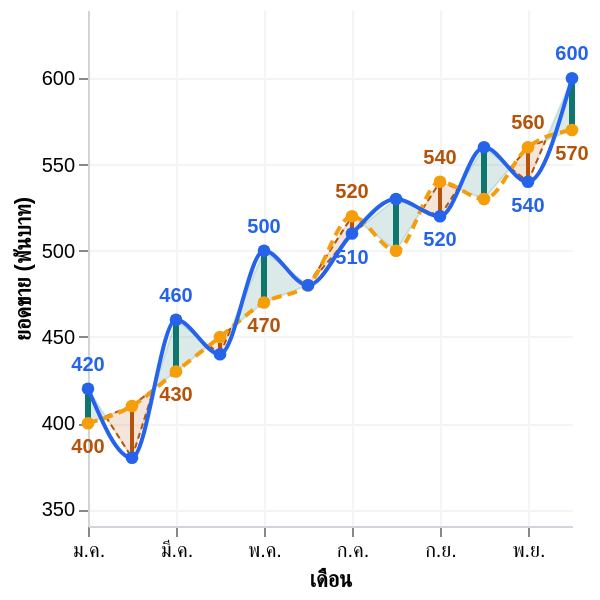

Write a Vega-Lite specification for this figure.
### Vega-Lite specification from a JSON file in a GitHub repository (floating-point values rounded to 4 significant figures)
{"$schema": "https://vega.github.io/schema/vega-lite/v6.json", "description": "Dual-Line Variance Chart - STATIC TEST variant of dual-line-variance-final.vl.json with inline data.values (the computed Workshop PlotData) for QA/browser testing outside Power BI. Do not paste this file into Deneb - use dual-line-variance-final.vl.json there (data.name=\"dataset\", no inline values).", "width": "container", "height": "container", "autosize": {"type": "fit", "contains": "padding", "resize": true}, "data": {"name": "dataset", "values": [{"Row_Type": "Original", "Category": "ม.ค.", "Sort_Order": 1, "Actual": 420, "Reference": 400, "Plot_Position": 1, "Plot_Actual": 420, "Plot_Reference": 400, "Segment_ID": null, "Run_Sign": null, "Business_Type": "Higher is Good", "Filter_Key": "ม.ค."}, {"Row_Type": "Original", "Category": "ก.พ.", "Sort_Order": 2, "Actual": 380, "Reference": 410, "Plot_Position": 2, "Plot_Actual": 380, "Plot_Reference": 410, "Segment_ID": null, "Run_Sign": null, "Business_Type": "Higher is Good", "Filter_Key": "ก.พ."}, {"Row_Type": "Original", "Category": "มี.ค.", "Sort_Order": 3, "Actual": 460, "Reference": 430, "Plot_Position": 3, "Plot_Actual": 460, "Plot_Reference": 430, "Segment_ID": null, "Run_Sign": null, "Business_Type": "Higher is Good", "Filter_Key": "มี.ค."}, {"Row_Type": "Original", "Category": "เม.ย.", "Sort_Order": 4, "Actual": 440, "Reference": 450, "Plot_Position": 4, "Plot_Actual": 440, "Plot_Reference": 450, "Segment_ID": null, "Run_Sign": null, "Business_Type": "Higher is Good", "Filter_Key": "เม.ย."}, {"Row_Type": "Original", "Category": "พ.ค.", "Sort_Order": 5, "Actual": 500, "Reference": 470, "Plot_Position": 5, "Plot_Actual": 500, "Plot_Reference": 470, "Segment_ID": null, "Run_Sign": null, "Business_Type": "Higher is Good", "Filter_Key": "พ.ค."}, {"Row_Type": "Original", "Category": "มิ.ย.", "Sort_Order": 6, "Actual": 480, "Reference": 480, "Plot_Position": 6, "Plot_Actual": 480, "Plot_Reference": 480, "Segment_ID": null, "Run_Sign": null, "Business_Type": "Higher is Good", "Filter_Key": "มิ.ย."}, {"Row_Type": "Original", "Category": "ก.ค.", "Sort_Order": 7, "Actual": 510, "Reference": 520, "Plot_Position": 7, "Plot_Actual": 510, "Plot_Reference": 520, "Segment_ID": null, "Run_Sign": null, "Business_Type": "Higher is Good", "Filter_Key": "ก.ค."}, {"Row_Type": "Original", "Category": "ส.ค.", "Sort_Order": 8, "Actual": 530, "Reference": 500, "Plot_Position": 8, "Plot_Actual": 530, "Plot_Reference": 500, "Segment_ID": null, "Run_Sign": null, "Business_Type": "Higher is Good", "Filter_Key": "ส.ค."}, {"Row_Type": "Original", "Category": "ก.ย.", "Sort_Order": 9, "Actual": 520, "Reference": 540, "Plot_Position": 9, "Plot_Actual": 520, "Plot_Reference": 540, "Segment_ID": null, "Run_Sign": null, "Business_Type": "Higher is Good", "Filter_Key": "ก.ย."}, {"Row_Type": "Original", "Category": "ต.ค.", "Sort_Order": 10, "Actual": 560, "Reference": 530, "Plot_Position": 10, "Plot_Actual": 560, "Plot_Reference": 530, "Segment_ID": null, "Run_Sign": null, "Business_Type": "Higher is Good", "Filter_Key": "ต.ค."}, {"Row_Type": "Original", "Category": "พ.ย.", "Sort_Order": 11, "Actual": 540, "Reference": 560, "Plot_Position": 11, "Plot_Actual": 540, "Plot_Reference": 560, "Segment_ID": null, "Run_Sign": null, "Business_Type": "Higher is Good", "Filter_Key": "พ.ย."}, {"Row_Type": "Original", "Category": "ธ.ค.", "Sort_Order": 12, "Actual": 600, "Reference": 570, "Plot_Position": 12, "Plot_Actual": 600, "Plot_Reference": 570, "Segment_ID": null, "Run_Sign": null, "Business_Type": "Higher is Good", "Filter_Key": "ธ.ค."}, {"Row_Type": "Boundary", "Category": null, "Sort_Order": null, "Actual": null, "Reference": null, "Plot_Position": 1, "Plot_Actual": 420, "Plot_Reference": 400, "Segment_ID": "0-a", "Run_Sign": 1, "Business_Type": "Higher is Good", "Filter_Key": "ม.ค."}, {"Row_Type": "Crossing", "Category": null, "Sort_Order": null, "Actual": null, "Reference": null, "Plot_Position": 1.4, "Plot_Actual": 404, "Plot_Reference": 404, "Segment_ID": "0-a", "Run_Sign": 1, "Business_Type": "Higher is Good", "Filter_Key": "ม.ค."}, {"Row_Type": "Crossing", "Category": null, "Sort_Order": null, "Actual": null, "Reference": null, "Plot_Position": 1.4, "Plot_Actual": 404, "Plot_Reference": 404, "Segment_ID": "0-b", "Run_Sign": -1, "Business_Type": "Higher is Good", "Filter_Key": "ม.ค."}, {"Row_Type": "Boundary", "Category": null, "Sort_Order": null, "Actual": null, "Reference": null, "Plot_Position": 2, "Plot_Actual": 380, "Plot_Reference": 410, "Segment_ID": "0-b", "Run_Sign": -1, "Business_Type": "Higher is Good", "Filter_Key": "ม.ค."}, {"Row_Type": "Boundary", "Category": null, "Sort_Order": null, "Actual": null, "Reference": null, "Plot_Position": 2, "Plot_Actual": 380, "Plot_Reference": 410, "Segment_ID": "1-a", "Run_Sign": -1, "Business_Type": "Higher is Good", "Filter_Key": "ก.พ."}, {"Row_Type": "Crossing", "Category": null, "Sort_Order": null, "Actual": null, "Reference": null, "Plot_Position": 2.5, "Plot_Actual": 420, "Plot_Reference": 420, "Segment_ID": "1-a", "Run_Sign": -1, "Business_Type": "Higher is Good", "Filter_Key": "ก.พ."}, {"Row_Type": "Crossing", "Category": null, "Sort_Order": null, "Actual": null, "Reference": null, "Plot_Position": 2.5, "Plot_Actual": 420, "Plot_Reference": 420, "Segment_ID": "1-b", "Run_Sign": 1, "Business_Type": "Higher is Good", "Filter_Key": "ก.พ."}, {"Row_Type": "Boundary", "Category": null, "Sort_Order": null, "Actual": null, "Reference": null, "Plot_Position": 3, "Plot_Actual": 460, "Plot_Reference": 430, "Segment_ID": "1-b", "Run_Sign": 1, "Business_Type": "Higher is Good", "Filter_Key": "ก.พ."}, {"Row_Type": "Boundary", "Category": null, "Sort_Order": null, "Actual": null, "Reference": null, "Plot_Position": 3, "Plot_Actual": 460, "Plot_Reference": 430, "Segment_ID": "2-a", "Run_Sign": 1, "Business_Type": "Higher is Good", "Filter_Key": "มี.ค."}, {"Row_Type": "Crossing", "Category": null, "Sort_Order": null, "Actual": null, "Reference": null, "Plot_Position": 3.75, "Plot_Actual": 445, "Plot_Reference": 445, "Segment_ID": "2-a", "Run_Sign": 1, "Business_Type": "Higher is Good", "Filter_Key": "มี.ค."}, {"Row_Type": "Crossing", "Category": null, "Sort_Order": null, "Actual": null, "Reference": null, "Plot_Position": 3.75, "Plot_Actual": 445, "Plot_Reference": 445, "Segment_ID": "2-b", "Run_Sign": -1, "Business_Type": "Higher is Good", "Filter_Key": "มี.ค."}, {"Row_Type": "Boundary", "Category": null, "Sort_Order": null, "Actual": null, "Reference": null, "Plot_Position": 4, "Plot_Actual": 440, "Plot_Reference": 450, "Segment_ID": "2-b", "Run_Sign": -1, "Business_Type": "Higher is Good", "Filter_Key": "มี.ค."}, {"Row_Type": "Boundary", "Category": null, "Sort_Order": null, "Actual": null, "Reference": null, "Plot_Position": 4, "Plot_Actual": 440, "Plot_Reference": 450, "Segment_ID": "3-a", "Run_Sign": -1, "Business_Type": "Higher is Good", "Filter_Key": "เม.ย."}, {"Row_Type": "Crossing", "Category": null, "Sort_Order": null, "Actual": null, "Reference": null, "Plot_Position": 4.25, "Plot_Actual": 455, "Plot_Reference": 455, "Segment_ID": "3-a", "Run_Sign": -1, "Business_Type": "Higher is Good", "Filter_Key": "เม.ย."}, {"Row_Type": "Crossing", "Category": null, "Sort_Order": null, "Actual": null, "Reference": null, "Plot_Position": 4.25, "Plot_Actual": 455, "Plot_Reference": 455, "Segment_ID": "3-b", "Run_Sign": 1, "Business_Type": "Higher is Good", "Filter_Key": "เม.ย."}, {"Row_Type": "Boundary", "Category": null, "Sort_Order": null, "Actual": null, "Reference": null, "Plot_Position": 5, "Plot_Actual": 500, "Plot_Reference": 470, "Segment_ID": "3-b", "Run_Sign": 1, "Business_Type": "Higher is Good", "Filter_Key": "เม.ย."}, {"Row_Type": "Boundary", "Category": null, "Sort_Order": null, "Actual": null, "Reference": null, "Plot_Position": 5, "Plot_Actual": 500, "Plot_Reference": 470, "Segment_ID": "4", "Run_Sign": 1, "Business_Type": "Higher is Good", "Filter_Key": "พ.ค."}, {"Row_Type": "Boundary", "Category": null, "Sort_Order": null, "Actual": null, "Reference": null, "Plot_Position": 6, "Plot_Actual": 480, "Plot_Reference": 480, "Segment_ID": "4", "Run_Sign": 1, "Business_Type": "Higher is Good", "Filter_Key": "พ.ค."}, {"Row_Type": "Boundary", "Category": null, "Sort_Order": null, "Actual": null, "Reference": null, "Plot_Position": 6, "Plot_Actual": 480, "Plot_Reference": 480, "Segment_ID": "5", "Run_Sign": -1, "Business_Type": "Higher is Good", "Filter_Key": "มิ.ย."}, {"Row_Type": "Boundary", "Category": null, "Sort_Order": null, "Actual": null, "Reference": null, "Plot_Position": 7, "Plot_Actual": 510, "Plot_Reference": 520, "Segment_ID": "5", "Run_Sign": -1, "Business_Type": "Higher is Good", "Filter_Key": "มิ.ย."}, {"Row_Type": "Boundary", "Category": null, "Sort_Order": null, "Actual": null, "Reference": null, "Plot_Position": 7, "Plot_Actual": 510, "Plot_Reference": 520, "Segment_ID": "6-a", "Run_Sign": -1, "Business_Type": "Higher is Good", "Filter_Key": "ก.ค."}, {"Row_Type": "Crossing", "Category": null, "Sort_Order": null, "Actual": null, "Reference": null, "Plot_Position": 7.25, "Plot_Actual": 515, "Plot_Reference": 515, "Segment_ID": "6-a", "Run_Sign": -1, "Business_Type": "Higher is Good", "Filter_Key": "ก.ค."}, {"Row_Type": "Crossing", "Category": null, "Sort_Order": null, "Actual": null, "Reference": null, "Plot_Position": 7.25, "Plot_Actual": 515, "Plot_Reference": 515, "Segment_ID": "6-b", "Run_Sign": 1, "Business_Type": "Higher is Good", "Filter_Key": "ก.ค."}, {"Row_Type": "Boundary", "Category": null, "Sort_Order": null, "Actual": null, "Reference": null, "Plot_Position": 8, "Plot_Actual": 530, "Plot_Reference": 500, "Segment_ID": "6-b", "Run_Sign": 1, "Business_Type": "Higher is Good", "Filter_Key": "ก.ค."}, {"Row_Type": "Boundary", "Category": null, "Sort_Order": null, "Actual": null, "Reference": null, "Plot_Position": 8, "Plot_Actual": 530, "Plot_Reference": 500, "Segment_ID": "7-a", "Run_Sign": 1, "Business_Type": "Higher is Good", "Filter_Key": "ส.ค."}, {"Row_Type": "Crossing", "Category": null, "Sort_Order": null, "Actual": null, "Reference": null, "Plot_Position": 8.6, "Plot_Actual": 524, "Plot_Reference": 524, "Segment_ID": "7-a", "Run_Sign": 1, "Business_Type": "Higher is Good", "Filter_Key": "ส.ค."}, {"Row_Type": "Crossing", "Category": null, "Sort_Order": null, "Actual": null, "Reference": null, "Plot_Position": 8.6, "Plot_Actual": 524, "Plot_Reference": 524, "Segment_ID": "7-b", "Run_Sign": -1, "Business_Type": "Higher is Good", "Filter_Key": "ส.ค."}, {"Row_Type": "Boundary", "Category": null, "Sort_Order": null, "Actual": null, "Reference": null, "Plot_Position": 9, "Plot_Actual": 520, "Plot_Reference": 540, "Segment_ID": "7-b", "Run_Sign": -1, "Business_Type": "Higher is Good", "Filter_Key": "ส.ค."}, {"Row_Type": "Boundary", "Category": null, "Sort_Order": null, "Actual": null, "Reference": null, "Plot_Position": 9, "Plot_Actual": 520, "Plot_Reference": 540, "Segment_ID": "8-a", "Run_Sign": -1, "Business_Type": "Higher is Good", "Filter_Key": "ก.ย."}, {"Row_Type": "Crossing", "Category": null, "Sort_Order": null, "Actual": null, "Reference": null, "Plot_Position": 9.4, "Plot_Actual": 536, "Plot_Reference": 536, "Segment_ID": "8-a", "Run_Sign": -1, "Business_Type": "Higher is Good", "Filter_Key": "ก.ย."}, {"Row_Type": "Crossing", "Category": null, "Sort_Order": null, "Actual": null, "Reference": null, "Plot_Position": 9.4, "Plot_Actual": 536, "Plot_Reference": 536, "Segment_ID": "8-b", "Run_Sign": 1, "Business_Type": "Higher is Good", "Filter_Key": "ก.ย."}, {"Row_Type": "Boundary", "Category": null, "Sort_Order": null, "Actual": null, "Reference": null, "Plot_Position": 10, "Plot_Actual": 560, "Plot_Reference": 530, "Segment_ID": "8-b", "Run_Sign": 1, "Business_Type": "Higher is Good", "Filter_Key": "ก.ย."}, {"Row_Type": "Boundary", "Category": null, "Sort_Order": null, "Actual": null, "Reference": null, "Plot_Position": 10, "Plot_Actual": 560, "Plot_Reference": 530, "Segment_ID": "9-a", "Run_Sign": 1, "Business_Type": "Higher is Good", "Filter_Key": "ต.ค."}, {"Row_Type": "Crossing", "Category": null, "Sort_Order": null, "Actual": null, "Reference": null, "Plot_Position": 10.6, "Plot_Actual": 548, "Plot_Reference": 548, "Segment_ID": "9-a", "Run_Sign": 1, "Business_Type": "Higher is Good", "Filter_Key": "ต.ค."}, {"Row_Type": "Crossing", "Category": null, "Sort_Order": null, "Actual": null, "Reference": null, "Plot_Position": 10.6, "Plot_Actual": 548, "Plot_Reference": 548, "Segment_ID": "9-b", "Run_Sign": -1, "Business_Type": "Higher is Good", "Filter_Key": "ต.ค."}, {"Row_Type": "Boundary", "Category": null, "Sort_Order": null, "Actual": null, "Reference": null, "Plot_Position": 11, "Plot_Actual": 540, "Plot_Reference": 560, "Segment_ID": "9-b", "Run_Sign": -1, "Business_Type": "Higher is Good", "Filter_Key": "ต.ค."}, {"Row_Type": "Boundary", "Category": null, "Sort_Order": null, "Actual": null, "Reference": null, "Plot_Position": 11, "Plot_Actual": 540, "Plot_Reference": 560, "Segment_ID": "10-a", "Run_Sign": -1, "Business_Type": "Higher is Good", "Filter_Key": "พ.ย."}, {"Row_Type": "Crossing", "Category": null, "Sort_Order": null, "Actual": null, "Reference": null, "Plot_Position": 11.4, "Plot_Actual": 564, "Plot_Reference": 564, "Segment_ID": "10-a", "Run_Sign": -1, "Business_Type": "Higher is Good", "Filter_Key": "พ.ย."}, {"Row_Type": "Crossing", "Category": null, "Sort_Order": null, "Actual": null, "Reference": null, "Plot_Position": 11.4, "Plot_Actual": 564, "Plot_Reference": 564, "Segment_ID": "10-b", "Run_Sign": 1, "Business_Type": "Higher is Good", "Filter_Key": "พ.ย."}, {"Row_Type": "Boundary", "Category": null, "Sort_Order": null, "Actual": null, "Reference": null, "Plot_Position": 12, "Plot_Actual": 600, "Plot_Reference": 570, "Segment_ID": "10-b", "Run_Sign": 1, "Business_Type": "Higher is Good", "Filter_Key": "พ.ย."}]}, "params": [{"name": "xAxisSortOrders", "expr": "pluck(data('dataset'), 'Sort_Order')"}, {"name": "xAxisCategories", "expr": "pluck(data('dataset'), 'Category')"}, {"name": "xAxisSortExtent", "expr": "extent(xAxisSortOrders)"}, {"name": "xAxisValues", "expr": "isValid(xAxisSortExtent[0]) && xAxisSortExtent[1] - xAxisSortExtent[0] <= 1000 ? sequence(xAxisSortExtent[0], xAxisSortExtent[1] + 1) : []"}, {"name": "yRawMin", "expr": "min(extent(pluck(data('dataset'), 'Plot_Actual'))[0], extent(pluck(data('dataset'), 'Plot_Reference'))[0])"}, {"name": "yRawMax", "expr": "max(extent(pluck(data('dataset'), 'Plot_Actual'))[1], extent(pluck(data('dataset'), 'Plot_Reference'))[1])"}, {"name": "yPad", "expr": "(yRawMax - yRawMin) * 0.18 || abs(yRawMax) * 0.1 || 1"}, {"name": "yDomainMin", "expr": "isFinite(yRawMin) ? yRawMin - yPad : 0"}, {"name": "yDomainMax", "expr": "isFinite(yRawMax) ? max(yRawMax + yPad, yDomainMin + 1) : 1"}], "layer": [{"name": "variance_area", "transform": [{"filter": "datum.Row_Type == 'Boundary' || datum.Row_Type == 'Crossing'"}], "mark": {"type": "area", "opacity": 0.15, "tooltip": null}, "encoding": {"x": {"field": "Plot_Position", "type": "quantitative"}, "y": {"field": "Plot_Actual", "type": "quantitative"}, "y2": {"field": "Plot_Reference"}, "detail": {"field": "Segment_ID", "type": "nominal"}, "color": {"condition": {"test": "(datum.Business_Type == 'Higher is Good' && datum.Run_Sign > 0) || (datum.Business_Type == 'Lower is Good' && datum.Run_Sign < 0)", "value": "#0F766E"}, "value": "#B45309"}, "stroke": {"condition": {"test": "(datum.Business_Type == 'Higher is Good' && datum.Run_Sign > 0) || (datum.Business_Type == 'Lower is Good' && datum.Run_Sign < 0)", "value": "#0F766E"}, "value": "#B45309"}, "strokeWidth": {"value": 1}}}, {"name": "bad_area_border_actual", "transform": [{"filter": "(datum.Row_Type == 'Boundary' || datum.Row_Type == 'Crossing') && !((datum.Business_Type == 'Higher is Good' && datum.Run_Sign > 0) || (datum.Business_Type == 'Lower is Good' && datum.Run_Sign < 0))"}], "mark": {"type": "line", "color": "#B45309", "strokeWidth": 1, "strokeDash": [3, 2], "point": false, "tooltip": null}, "encoding": {"x": {"field": "Plot_Position", "type": "quantitative"}, "y": {"field": "Plot_Actual", "type": "quantitative"}, "detail": {"field": "Segment_ID", "type": "nominal"}}}, {"name": "bad_area_border_reference", "transform": [{"filter": "(datum.Row_Type == 'Boundary' || datum.Row_Type == 'Crossing') && !((datum.Business_Type == 'Higher is Good' && datum.Run_Sign > 0) || (datum.Business_Type == 'Lower is Good' && datum.Run_Sign < 0))"}], "mark": {"type": "line", "color": "#B45309", "strokeWidth": 1, "strokeDash": [3, 2], "point": false, "tooltip": null}, "encoding": {"x": {"field": "Plot_Position", "type": "quantitative"}, "y": {"field": "Plot_Reference", "type": "quantitative"}, "detail": {"field": "Segment_ID", "type": "nominal"}}}, {"name": "connector_rule", "transform": [{"filter": "datum.Row_Type == 'Original'"}], "mark": {"type": "rule", "tooltip": null}, "encoding": {"x": {"field": "Plot_Position", "type": "quantitative"}, "y": {"field": "Plot_Actual", "type": "quantitative"}, "y2": {"field": "Plot_Reference"}, "color": {"condition": {"test": "(datum.Business_Type == 'Higher is Good' && datum.Plot_Actual > datum.Plot_Reference) || (datum.Business_Type == 'Lower is Good' && datum.Plot_Actual < datum.Plot_Reference)", "value": "#0F766E"}, "value": "#B45309"}, "strokeWidth": {"condition": {"test": "(datum.Business_Type == 'Higher is Good' && datum.Plot_Actual > datum.Plot_Reference) || (datum.Business_Type == 'Lower is Good' && datum.Plot_Actual < datum.Plot_Reference)", "value": 3}, "value": 2}, "opacity": {"condition": {"test": "((isDefined(datum.Actual__highlightStatus) && datum.Actual__highlightStatus != 'neutral') || (isDefined(datum.Reference__highlightStatus) && datum.Reference__highlightStatus != 'neutral')) && !((isDefined(datum.Actual__highlightStatus) && datum.Actual__highlightStatus == 'on' && isDefined(datum.Actual__highlight) && datum.Actual__highlight === datum.Actual) || (isDefined(datum.Reference__highlightStatus) && datum.Reference__highlightStatus == 'on' && isDefined(datum.Reference__highlight) && datum.Reference__highlight === datum.Reference))", "value": 0.2}, "value": 1}}}, {"name": "line_reference", "transform": [{"filter": "datum.Row_Type == 'Original'"}], "mark": {"type": "line", "interpolate": "monotone", "color": "#F59E0B", "strokeWidth": 2, "strokeDash": [5, 3], "point": false, "tooltip": null}, "encoding": {"x": {"field": "Plot_Position", "type": "quantitative"}, "y": {"field": "Plot_Reference", "type": "quantitative"}}}, {"name": "line_actual", "transform": [{"filter": "datum.Row_Type == 'Original'"}], "mark": {"type": "line", "interpolate": "monotone", "color": "#2563EB", "strokeWidth": 2, "point": false, "tooltip": null}, "encoding": {"x": {"field": "Plot_Position", "type": "quantitative", "title": "เดือน", "axis": {"values": {"expr": "xAxisValues"}, "labelExpr": "indexof(xAxisSortOrders, datum.value) >= 0 ? xAxisCategories[indexof(xAxisSortOrders, datum.value)] : ''", "labelLimit": {"expr": "max(40, width / 3)"}, "labelFlush": false, "labelSeparation": 4, "labelOverlap": "greedy", "labelAngle": 0}}, "y": {"field": "Plot_Actual", "type": "quantitative", "title": "ยอดขาย (พันบาท)", "scale": {"domain": [{"expr": "yDomainMin"}, {"expr": "yDomainMax"}], "zero": false, "nice": false}}}}, {"name": "point_reference", "transform": [{"filter": "datum.Row_Type == 'Original'"}], "mark": {"type": "point", "filled": true, "size": 40, "color": "#F59E0B", "tooltip": null}, "encoding": {"x": {"field": "Plot_Position", "type": "quantitative"}, "y": {"field": "Plot_Reference", "type": "quantitative"}, "opacity": {"condition": {"test": "(isDefined(datum.Reference__highlightStatus) && (datum.Reference__highlightStatus == 'off' || (datum.Reference__highlightStatus == 'on' && isDefined(datum.Reference__highlight) && datum.Reference__highlight !== datum.Reference)))", "value": 0.5}, "value": 1}}}, {"name": "point_actual_hit_target", "transform": [{"filter": "datum.Row_Type == 'Original'"}, {"calculate": "datum.Plot_Actual - datum.Plot_Reference", "as": "Variance"}, {"calculate": "format(datum.Variance, '+,.0f')", "as": "VarianceLabel"}, {"calculate": "datum.Plot_Reference == 0 ? 'N/A (เป้าหมาย = 0)' : format(datum.Variance / datum.Plot_Reference, '+.1%')", "as": "VariancePercentLabel"}], "mark": {"type": "point", "filled": true, "size": 40, "color": "#2563EB"}, "encoding": {"x": {"field": "Plot_Position", "type": "quantitative"}, "y": {"field": "Plot_Actual", "type": "quantitative"}, "opacity": {"condition": {"test": "(isDefined(datum.Actual__highlightStatus) && (datum.Actual__highlightStatus == 'off' || (datum.Actual__highlightStatus == 'on' && isDefined(datum.Actual__highlight) && datum.Actual__highlight !== datum.Actual)))", "value": 0.5}, "value": 1}, "tooltip": [{"field": "Category", "type": "nominal", "title": "เดือน"}, {"field": "Plot_Actual", "type": "quantitative", "title": "ยอดขายจริง", "format": ",.0f"}, {"field": "Plot_Reference", "type": "quantitative", "title": "เป้าหมาย", "format": ",.0f"}, {"field": "VarianceLabel", "type": "nominal", "title": "ผลต่าง"}, {"field": "VariancePercentLabel", "type": "nominal", "title": "ผลต่าง %"}]}}, {"name": "label_actual", "transform": [{"filter": "datum.Row_Type == 'Original'"}, {"calculate": "length(format(datum.Plot_Actual, ',.0f'))", "as": "lenA"}, {"calculate": "length(format(datum.Plot_Reference, ',.0f'))", "as": "lenR"}, {"calculate": "max(datum.lenA, datum.lenR)", "as": "maxLen"}, {"joinaggregate": [{"op": "max", "field": "maxLen", "as": "globalMaxLen"}, {"op": "count", "field": "Plot_Actual", "as": "n"}, {"op": "max", "field": "Sort_Order", "as": "lastSort"}]}, {"calculate": "max(1, ceil((datum.globalMaxLen * 10 * 0.62 + 14) / (width / datum.n)))", "as": "labelStep"}, {"calculate": "(datum.Sort_Order - 1) % datum.labelStep == 0 || datum.Sort_Order == datum.lastSort", "as": "showLabel"}, {"filter": "datum.showLabel"}], "mark": {"type": "text", "dy": {"expr": "datum.Plot_Actual >= datum.Plot_Reference ? -12 : 12"}, "fontSize": 10, "fontWeight": "bold", "color": "#2563EB", "tooltip": null}, "encoding": {"x": {"field": "Plot_Position", "type": "quantitative"}, "y": {"field": "Plot_Actual", "type": "quantitative"}, "text": {"field": "Plot_Actual", "type": "quantitative", "format": ",.0f"}, "opacity": {"condition": {"test": "(isDefined(datum.Actual__highlightStatus) && (datum.Actual__highlightStatus == 'off' || (datum.Actual__highlightStatus == 'on' && isDefined(datum.Actual__highlight) && datum.Actual__highlight !== datum.Actual)))", "value": 0.3}, "value": 1}}}, {"name": "label_reference", "transform": [{"filter": "datum.Row_Type == 'Original'"}, {"calculate": "length(format(datum.Plot_Actual, ',.0f'))", "as": "lenA"}, {"calculate": "length(format(datum.Plot_Reference, ',.0f'))", "as": "lenR"}, {"calculate": "max(datum.lenA, datum.lenR)", "as": "maxLen"}, {"joinaggregate": [{"op": "max", "field": "maxLen", "as": "globalMaxLen"}, {"op": "count", "field": "Plot_Reference", "as": "n"}, {"op": "max", "field": "Sort_Order", "as": "lastSort"}]}, {"calculate": "max(1, ceil((datum.globalMaxLen * 10 * 0.62 + 14) / (width / datum.n)))", "as": "labelStep"}, {"calculate": "(datum.Sort_Order - 1) % datum.labelStep == 0 || datum.Sort_Order == datum.lastSort", "as": "showLabel"}, {"filter": "datum.showLabel"}], "mark": {"type": "text", "dy": {"expr": "datum.Plot_Actual >= datum.Plot_Reference ? 12 : -12"}, "fontSize": 10, "fontWeight": "bold", "color": "#B45309", "tooltip": null}, "encoding": {"x": {"field": "Plot_Position", "type": "quantitative"}, "y": {"field": "Plot_Reference", "type": "quantitative"}, "text": {"field": "Plot_Reference", "type": "quantitative", "format": ",.0f"}, "opacity": {"condition": {"test": "(isDefined(datum.Reference__highlightStatus) && (datum.Reference__highlightStatus == 'off' || (datum.Reference__highlightStatus == 'on' && isDefined(datum.Reference__highlight) && datum.Reference__highlight !== datum.Reference)))", "value": 0.3}, "value": 1}}}], "resolve": {"scale": {"y": "shared", "x": "shared"}}, "config": {"view": {"stroke": null}, "axis": {"domainColor": "#D1D5DB", "gridColor": "#F3F4F6"}}}
